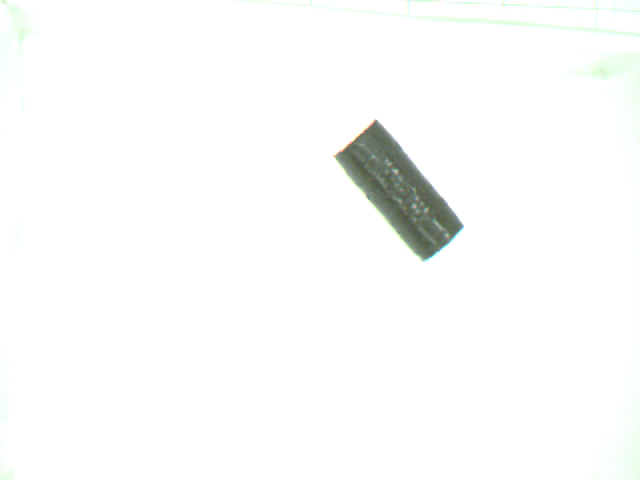
%> input picture src/lab7/left0.ppm, 640 x 480 px
$ octave move_objects.m   (GNU Octave 9; MATLAB toolbox functions it lacks are replaced by stand-ins)
%> lines starting %> are read from the running program, lines starting %| are printed output that depends on the picture; in (x1, y1, x2, y2) boxes, pixels count from 0 and x2, y2 are one past the last pixel; in counts of white or black regions, pixels touching at a corner belong together; the program's own positions count from 1
### src/lab7/move_object.m
function nobj = move_object()
    system('save_single_image puma1 0 > /dev/null');

    % Load original images
    left_image = imread('left0.ppm');
%> left_image is the input picture: size 480x640x3 uint8; mean R, G, B 250.7, 251.5, 250.7
    right_image = imread('right0.ppm');
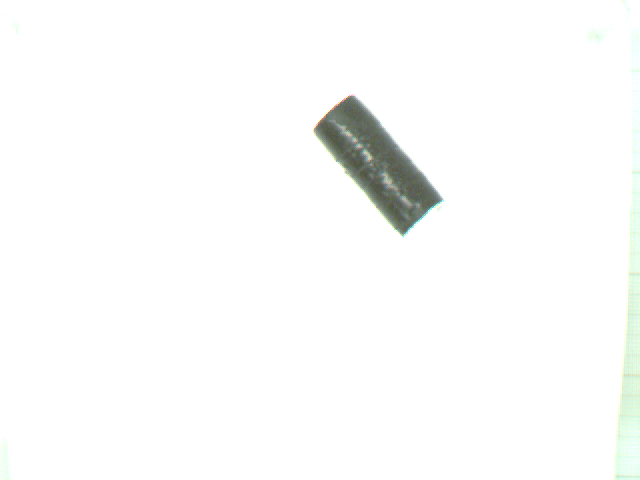
%> input picture src/lab7/right0.ppm, 640 x 480 px
%> right_image is the input picture: size 480x640x3 uint8; mean R, G, B 250.7, 251.4, 250.6

    % Convert to grayscale images
    left_grayscale = rgb2gray(left_image);
    right_grayscale = rgb2gray(right_image);

    % Binarize images
    left_bin = imbinarize(left_grayscale);
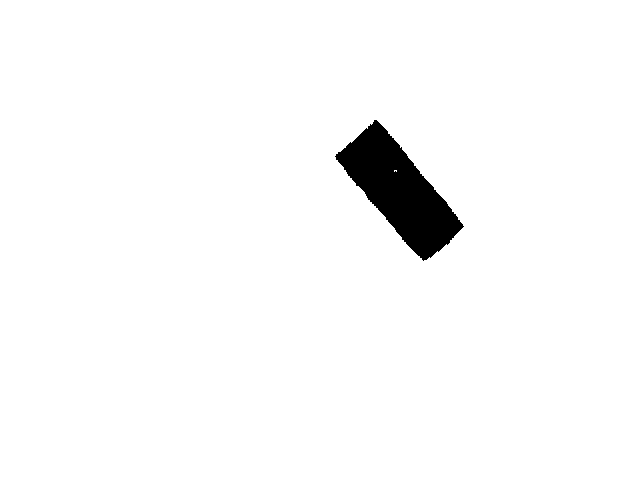
%> left_bin: size 480x640 logical; 97.4% white; 1 black region, box (x1, y1, x2, y2) and area: (335, 120, 464, 261) 7837
    right_bin = imbinarize(right_grayscale);
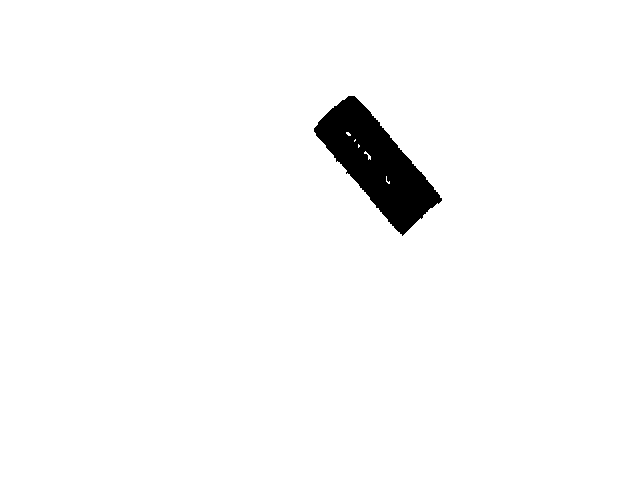
%> right_bin: size 480x640 logical; 97.5% white; 1 black region, box (x1, y1, x2, y2) and area: (314, 96, 442, 236) 7694

    % Inverse binary images
    left_ibin = ~left_bin;
    right_ibin = ~right_bin;

    % Fill the holes smaller than a certain threshold
    left_ibin = bwareaopen(left_ibin , 1000);
    right_ibin = bwareaopen(right_ibin , 1000);

    % Fill image artifacts
    left_ibin_filled = imfill(left_ibin, 'holes');
%> left_ibin_filled: size 480x640 logical; 2.6% white; 1 white region, box (x1, y1, x2, y2) and area: (335, 120, 464, 261) 7842
    right_ibin_filled = imfill(right_ibin, 'holes');
%> right_ibin_filled: size 480x640 logical; 2.5% white; 1 white region, box (x1, y1, x2, y2) and area: (314, 96, 442, 236) 7754

    % Find centroids of objects
    left_label = bwlabel(left_ibin_filled);
    right_label = bwlabel(right_ibin_filled);

    left_stat = regionprops(left_label, 'centroid', 'Orientation', 'Area');
%> left_stat = 1 region; Area, Centroid and Orientation: 7842 [400.3 191.8] -50.52
    right_stat = regionprops(right_label, 'centroid', 'Orientation', 'Area');
%> right_stat = 1 region; Area, Centroid and Orientation: 7754 [377.5 164.5] -50.1

    nobj = numel(left_stat);
%> nobj = 1

    left_calib = load('Calib_Results_left.mat');
    right_calib = load('Calib_Results_right.mat');

    K_left = left_calib.KK;
    K_right = right_calib.KK;

    R_left = left_calib.Rc_1;
    R_right = right_calib.Rc_1;

    T_left = left_calib.Tc_1;
    T_right = right_calib.Tc_1;

    P_left = K_left * [R_left, T_left];
    P_right = K_right * [R_right, T_right];

    orientation_left = cat(1, left_stat.Orientation);
%> orientation_left = -50.52
    orientation_right = cat(1, right_stat.Orientation);
%> orientation_right = -50.1

    uv_left = left_stat(1).Centroid;
%> uv_left = [400.3 191.8]
    uv_right = right_stat(1).Centroid;
%> uv_right = [377.5 164.5]

    M = [findXYZ(uv_left, uv_right, P_left, P_right);1];
%> in findXYZ, `b = [uv_right(1) * P_right(3,4) - P_right(1,4); uv_right(2) * P_right(..`: b = [180537; 41952.3; 184365.5; 47921.6]
%> in findXYZ, `A = [P_right(1,1:3) - uv_right(1) * P_right(3,1:3); P_right(2,1:3) - u..`: A = [-12.73 1366.3 -154.5; 1370.4 4.17 -63.57; -25.68 1369.3 278.1; 1392.9 29.8 -28.54]
%> in findXYZ, `M = pinv(A) * b;`: M = [31.19; 133.4; 9.14]
%> M = [31.19; 133.4; 9.14; 1]
    O = (orientation_left(1)+orientation_right(1))/2;
%> O = -50.31

    rHw = [ 0 1 0 -389;
           -1 0 0  329;
            0 0 1 -325;
            0 0 0    1];

    M = rHw * M;
%> M = [-255.6; 297.8; -315.9; 1]
    x = M(1);
%> x = -255.6
    y = M(2);
%> y = 297.8
    t = 90 - O;
%> t = 140.3
    o = 0;
    a = 90;

    %x = x + 130 * cos(90)
    %y = y - 130 * sin(90)

    % Move to object and grab it
    system(sprintf('PumaMoveXYZOAT %d %d -66 %d %d %d', x, y, o, a, t));
    %pause(1);
    system('openGripper');
    %pause(1);
    system(sprintf('PumaMoveXYZOAT %d %d -184 %d %d %d', x, y, o, a, t));
    %pause(1);
    system('closeGripper');
    %pause(1);

    % Move up and over to be clear of the camera stand
    system(sprintf('PumaMoveXYZOAT %d %d -66 0 90 %ds', x, y, t));
    %pause(1);
    system('PumaMoveXYZOAT 126 282 -66 0 90 0');
    %pause(1);

    % Flip over and drop object
    system('PumaMoveJoints -90 -90 90 0 0 0');
    pause(9);
    system('PumaMoveJoints 90 -90 90 0 0 0');
    pause(17);
    system('PumaMoveXYZOAT -115 -400 -135 0 0 180');
    pause(1);
    system('openGripper');
    pause(1);
    system('closeGripper');
    pause(1);

    % Flip back over
    system('PumaMoveJoints 90 -90 90 0 0 0');
    pause(9);
    system('PumaMoveJoints -90 -90 90 0 0 0');
    pause(18);
    system('PumaMoveXYZOAT 126 282 -66 0 90 0');
    pause(1);
end

### src/lab7/findXYZ.m
function M = findXYZ(uv_left, uv_right, P_left, P_right)
    b = [uv_right(1) * P_right(3,4) - P_right(1,4);
         uv_right(2) * P_right(3,4) - P_right(2,4);
         uv_left(1) * P_left(3,4) - P_left(1,4);
         uv_left(2) * P_left(3,4) - P_left(2,4)];

    %%% Added by Jacket: you had P_right(2,4) in the last row of b

    A = [P_right(1,1:3) - uv_right(1) * P_right(3,1:3);
         P_right(2,1:3) - uv_right(2) * P_right(3,1:3);
         P_left(1,1:3) - uv_left(1) * P_left(3,1:3);
         P_left(2,1:3) - uv_left(2) * P_left(3,1:3)];

     M = pinv(A) * b;
end

### src/lab7/move_objects.m
nobj = move_object();
%> nobj = 1
nobj = nobj - 1;
%> nobj = 0

while nobj > 0
    move_object();
    nobj = nobj - 1;
end

% do ready
system('PumaMoveXYZOAT 245.083 -177.876 -66.469 0.720 -0.014 -106.168 > /dev/null');
